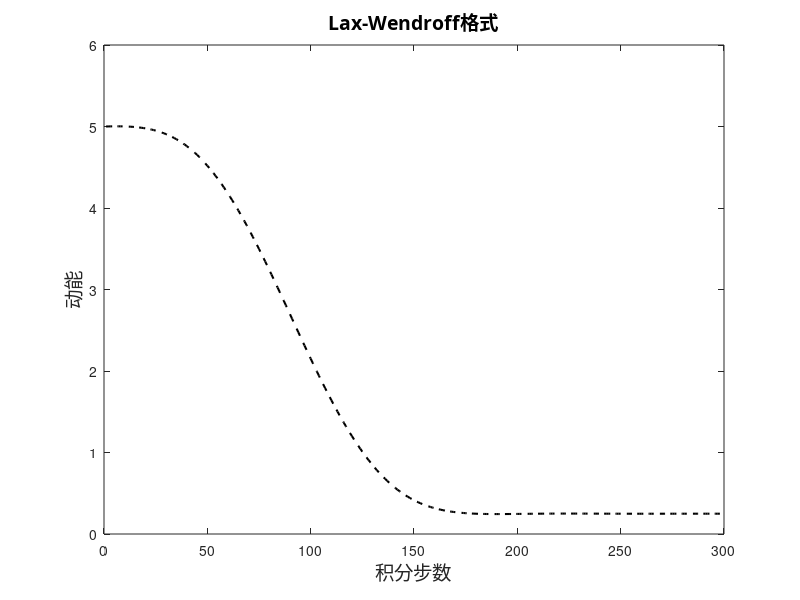

Here is the MATLAB script that generated this plot:
clear;clc;
%初始条件
nlon = 20;
ntime = 300;
dx = 0.05;
dt = 0.004;
c = 1.5;
u = zeros(nlon,ntime);
u(:,1) = sin((1:nlon) * pi * dx);
uk = zeros(ntime,1);
uk(1) = sum(u(:,1).^2/2);

for step_id = 2:ntime
    for lon_id = 2:nlon-1
        u(lon_id,step_id) = u(lon_id,step_id-1) - 0.5*c*dt/dx * ...
                (u(lon_id+1,step_id-1)-u(lon_id-1,step_id-1)) + ...
                (c*dt/dx)^2 * (u(lon_id+1,step_id-1) - 2*u(lon_id,step_id-1) + u(lon_id-1,step_id-1));
        uk(step_id) = uk(step_id) + u(lon_id,step_id)^2/2;
    end
            
    u(nlon,step_id) = u(nlon,step_id-1);
    u(1,step_id) = u(1,step_id-1);
    uk(step_id) = uk(step_id) + u(nlon,step_id)^2/2 ...
            + u(1,step_id)^2/2;
end

plot(1:ntime,uk,'--k','linewidth',1.5);
xlabel('积分步数','FontSize',14,'FontName','微软雅黑')
ylabel('动能','FontSize',14,'FontName','微软雅黑')
title("Lax-Wendroff格式",'FontSize',14,'FontName','微软雅黑');